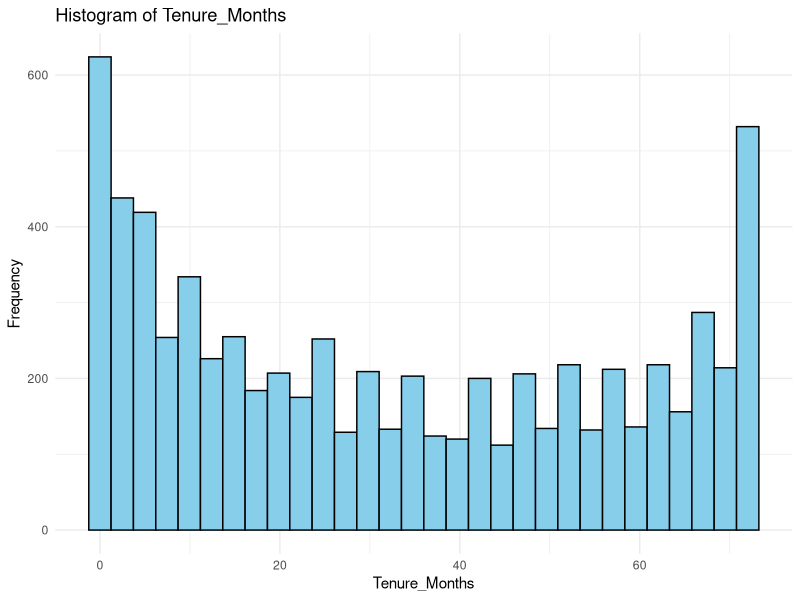
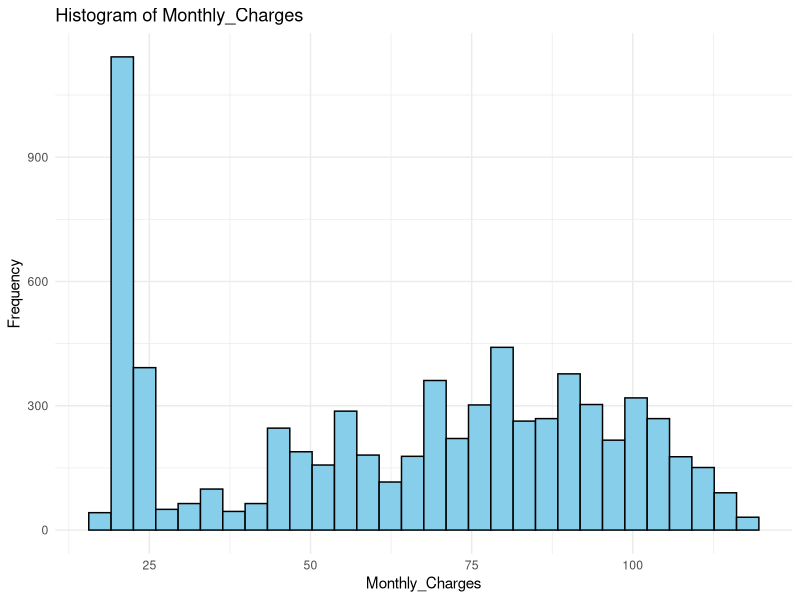
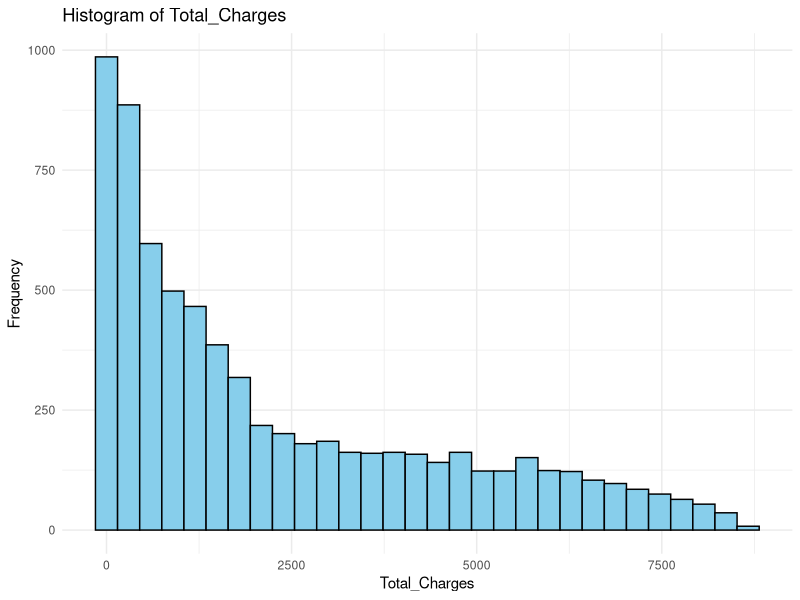
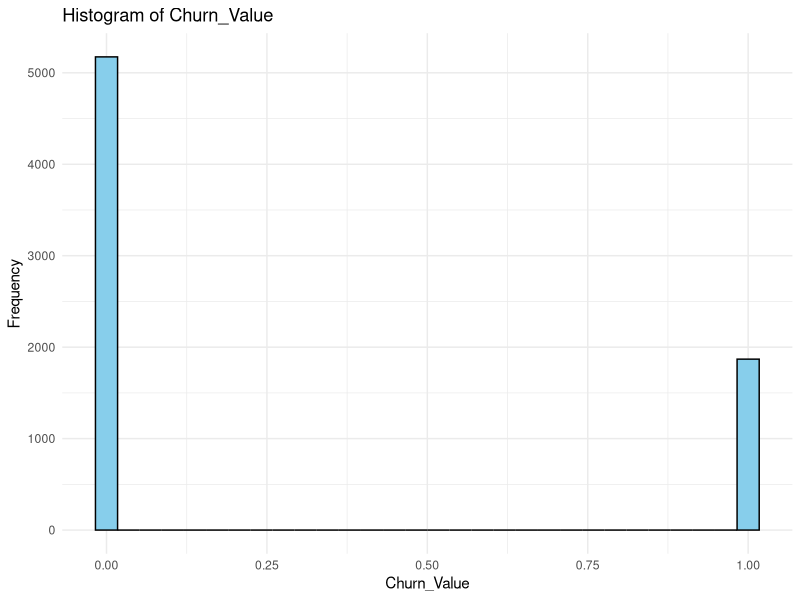
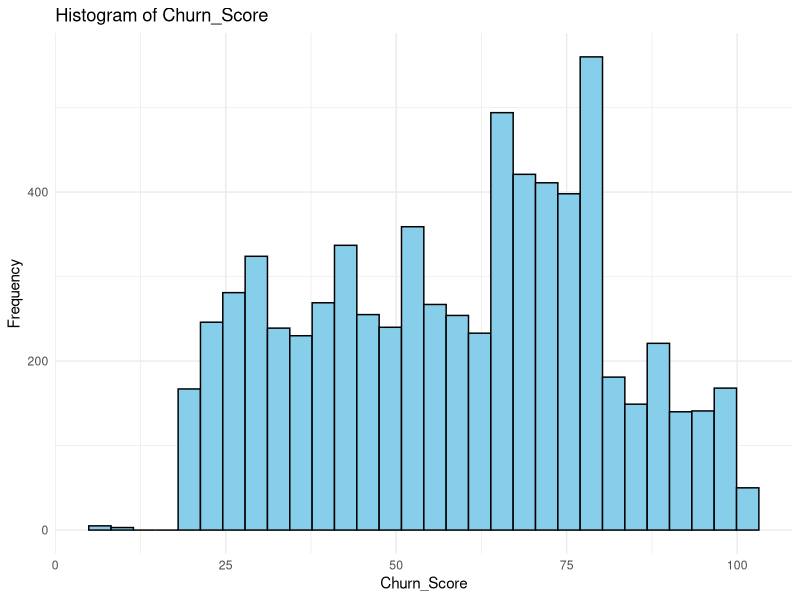
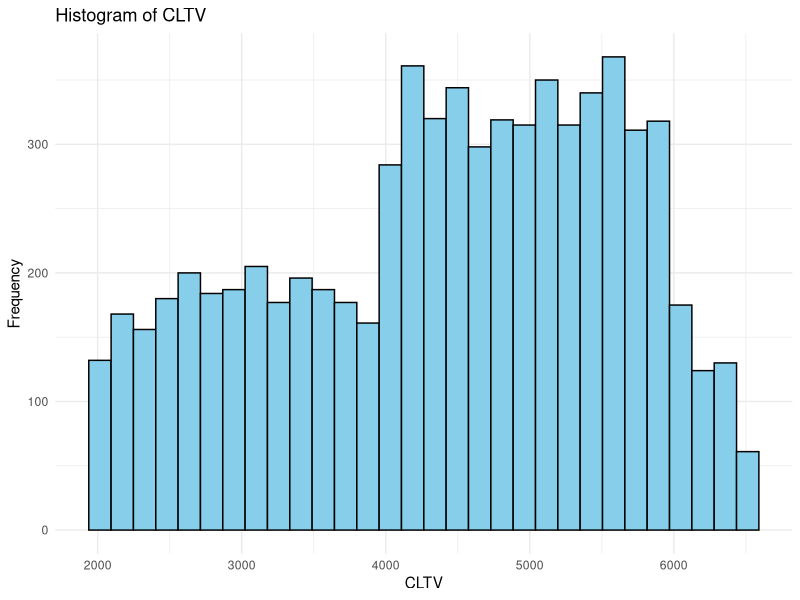
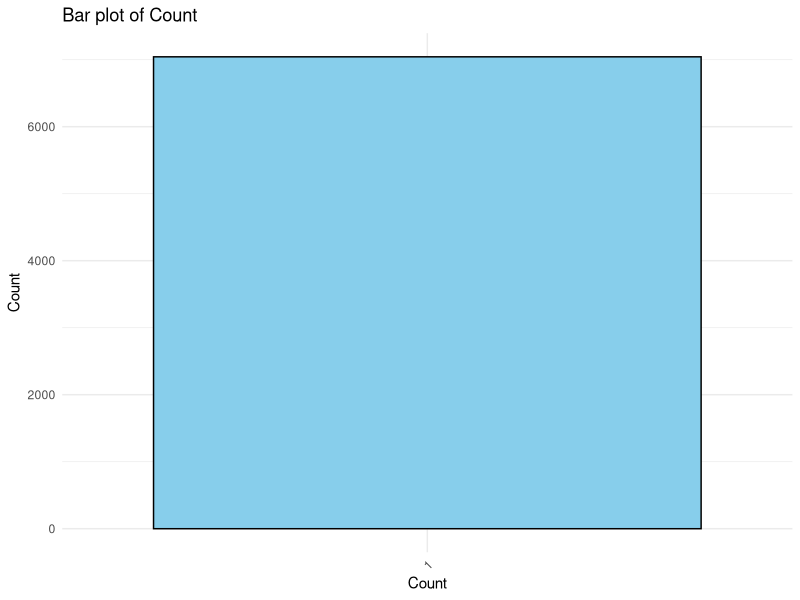
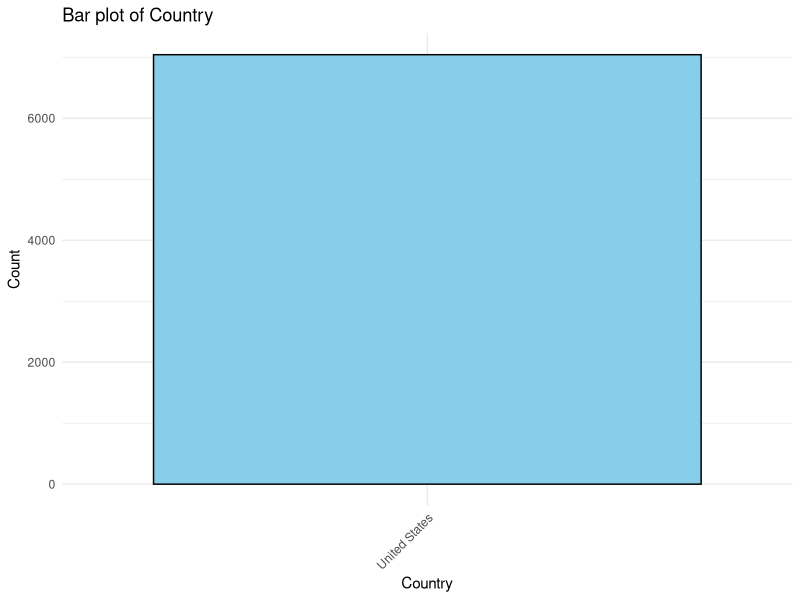

The R script that drew these images, in order:
# Load dataset
churn_data <- read.csv("data/Telco_customer_churn.csv", colClasses = c(
  CustomerID = "character",
  Count = "factor",
  Country = "factor",
  State = "factor",
  City = "factor",
  Zip_Code = "factor",
  Lat_Long = "character",
  Latitude = "numeric",
  Longitude = "numeric",
  Gender = "factor",
  Senior_Citizen = "factor",
  Partner = "factor",
  Dependents = "factor",
  Tenure_Months = "numeric",
  Phone_Service = "factor",
  Multiple_Lines = "factor",
  Internet_Service = "factor",
  Online_Security = "factor",
  Online_Backup = "factor",
  Device_Protection = "factor",
  Tech_Support = "factor",
  Streaming_TV = "factor",
  Streaming_Movies = "factor",
  Contract = "factor",
  Paperless_Billing = "factor",
  Payment_Method = "factor",
  Monthly_Charges = "numeric",
  Total_Charges = "numeric",
  Churn_Label = "factor",
  Churn_Value = "numeric",
  Churn_Score = "numeric",
  CLTV = "numeric",
  Churn_Reason = "factor"
))

# Display the structure of the dataset
str(churn_data)

# View the first few rows of the dataset
head(churn_data)

View(churn_data)

#Measures of Frequency
# Load dataset (assuming it's already loaded as churn_data)

# Define categorical variables
categorical_vars <- c("Count", "Country", "State", "City", "Zip_Code", 
                      "Gender", "Senior_Citizen", "Partner", "Dependents",
                      "Phone_Service", "Multiple_Lines", "Internet_Service",
                      "Online_Security", "Online_Backup", "Device_Protection",
                      "Tech_Support", "Streaming_TV", "Streaming_Movies",
                      "Contract", "Paperless_Billing", "Payment_Method",
                      "Churn_Label", "Churn_Reason")

# Generate measures of frequency for each categorical variable
for (var in categorical_vars) {
  cat(paste("Frequency table for variable:", var, "\n"))
  print(table(churn_data[[var]]))
  cat("\n")
}

# Measures of central tendency
# Define numerical variables
numerical_vars <- c("Tenure_Months", "Monthly_Charges", "Total_Charges", 
                    "Churn_Value", "Churn_Score", "CLTV")

# Generate measures of central tendency for each numerical variable
for (var in numerical_vars) {
  cat(paste("Measures of central tendency for variable:", var, "\n"))
  print(summary(churn_data[[var]]))
  cat("\n")
}

#Measures of Distribution

# Load required package
library(e1071)

# Define numerical variables
numerical_vars <- c("Tenure_Months", "Monthly_Charges", "Total_Charges", 
                    "Churn_Value", "Churn_Score", "CLTV")

# Generate measures of distribution for each numerical variable
for (var in numerical_vars) {
  cat(paste("Measures of distribution for variable:", var, "\n"))
  cat("Skewness:", skewness(churn_data[[var]]), "\n")
  cat("Kurtosis:", kurtosis(churn_data[[var]]), "\n")
  cat("\n")
}

# Measures of Relationship

# Load required package
library(MASS)  # For the chi-square test

# Define variables
numerical_vars <- c("Tenure_Months", "Monthly_Charges", "Total_Charges", 
                    "Churn_Value", "Churn_Score", "CLTV")

categorical_vars <- c("Count", "Country", "State", "City", "Zip_Code", 
                      "Gender", "Senior_Citizen", "Partner", "Dependents",
                      "Phone_Service", "Multiple_Lines", "Internet_Service",
                      "Online_Security", "Online_Backup", "Device_Protection",
                      "Tech_Support", "Streaming_TV", "Streaming_Movies",
                      "Contract", "Paperless_Billing", "Payment_Method",
                      "Churn_Label", "Churn_Reason")

# Compute measures of relationship for numerical variables (correlation)
cat("Correlation coefficients for numerical variables:\n")
correlation_matrix <- cor(churn_data[, numerical_vars])
print(correlation_matrix)

# Compute measures of relationship for categorical variables (chi-square test)
for (var in categorical_vars) {
  cat(paste("Chi-square test for variable:", var, "\n"))
  cross_tab <- table(churn_data[[var]], churn_data$Churn_Label)
  chi_square_test <- chisq.test(cross_tab)
  print(chi_square_test)
  cat("\n")
}

# ANOVA
# Define the categorical variable (factor)
categorical_var <- "Contract"  

# Define the numerical variable (response)
numerical_var <- "Monthly_Charges"  

# Perform ANOVA
anova_result <- aov(churn_data[[numerical_var]] ~ churn_data[[categorical_var]])

# Summarize ANOVA results
summary(anova_result)

#Univariate Plots

# Load required packages
library(ggplot2)  # For creating plots

# Define numerical and categorical variables
numerical_vars <- c("Tenure_Months", "Monthly_Charges", "Total_Charges", 
                    "Churn_Value", "Churn_Score", "CLTV")

categorical_vars <- c("Count", "Country", "State", "City", "Zip_Code", 
                      "Gender", "Senior_Citizen", "Partner", "Dependents",
                      "Phone_Service", "Multiple_Lines", "Internet_Service",
                      "Online_Security", "Online_Backup", "Device_Protection",
                      "Tech_Support", "Streaming_TV", "Streaming_Movies",
                      "Contract", "Paperless_Billing", "Payment_Method",
                      "Churn_Label", "Churn_Reason")

# Create univariate plots for numerical variables (histograms)
for (var in numerical_vars) {
  ggplot(churn_data, aes(x = !!as.name(var))) +
    geom_histogram(fill = "skyblue", color = "black", bins = 30) +
    labs(title = paste("Histogram of", var),
         x = var, y = "Frequency") +
    theme_minimal()
  ggsave(paste("histogram_", var, ".png", sep = ""), width = 6, height = 4, dpi = 300)
}

# Create univariate plots for categorical variables (bar plots)
for (var in categorical_vars) {
  ggplot(churn_data, aes(x = !!as.name(var))) +
    geom_bar(fill = "skyblue", color = "black") +
    labs(title = paste("Bar plot of", var),
         x = var, y = "Count") +
    theme_minimal() +
    theme(axis.text.x = element_text(angle = 45, hjust = 1))
  ggsave(paste("barplot_", var, ".png", sep = ""), width = 6, height = 4, dpi = 300)
}

